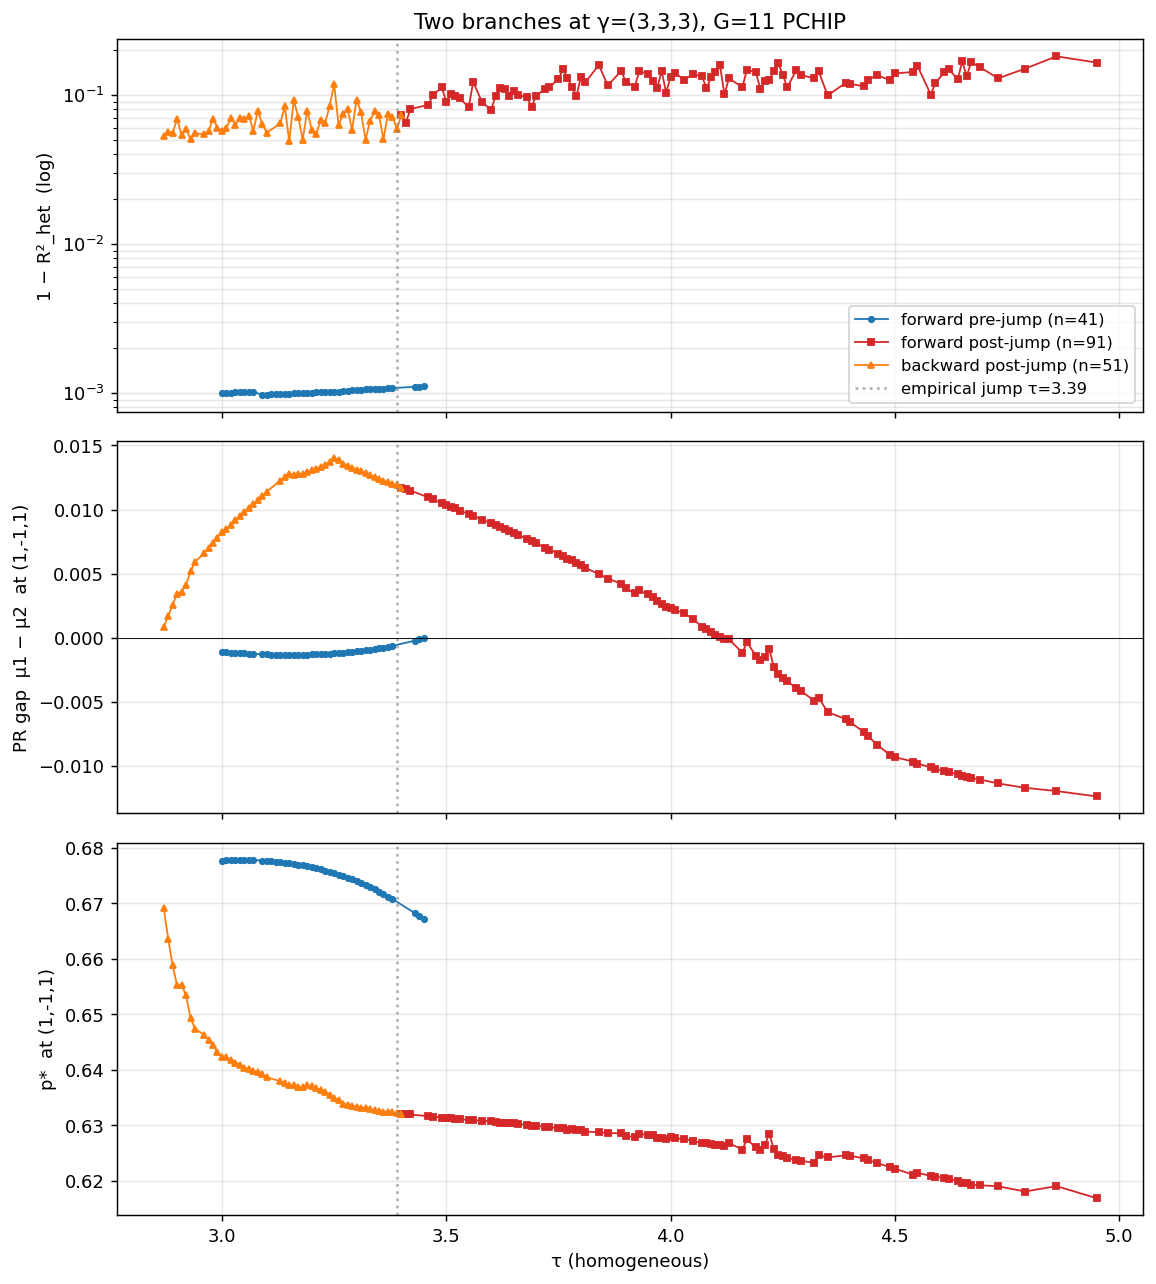

Write the Python code that produced this figure.
"""Plot both τ-sweep branches at γ=(3,3,3): pre-jump + post-jump.

Reads pchip_continuation_results.csv (forward sweep — contains both
branches, distinguishable by 1-R² magnitude) and
pchip_backward_results.csv (backward sweep along post-jump branch
starting from τ=3.39-ish and walking down).

Produces a figure with:
  A. 1-R² vs τ, both branches overlaid.
  B. PR gap (μ1 − μ2) vs τ, both branches.
  C. p* at the reference cell (1,-1,1) vs τ, both branches.
"""
import csv
import os

import matplotlib
matplotlib.use("Agg")
import matplotlib.pyplot as plt

FWD_CSV = "/home/user/REZN/python/pchip_continuation_results.csv"
BWD_CSV = "/home/user/REZN/python/pchip_backward_results.csv"
OUT_PNG = "/home/user/REZN/python/plot_branches.png"

JUMP_TAU    = 3.39       # empirical boundary where NK first lands on the other branch
JUMP_R2     = 5e-3       # 1-R² threshold: above this = post-jump, below = pre-jump


def load(csv_path):
    out = []
    if not os.path.exists(csv_path):
        return out
    with open(csv_path) as f:
        for r in csv.DictReader(f):
            try:
                if int(r["converged"]) != 1:
                    continue
                if not (abs(float(r["gamma_1"])-3.0)<1e-9
                        and abs(float(r["gamma_2"])-3.0)<1e-9
                        and abs(float(r["gamma_3"])-3.0)<1e-9):
                    continue
                tau = float(r["tau_1"])
                oneR2 = float(r["oneR2_het"])
                pr = float(r["pr_gap"])
                p = float(r["p_star"])
                out.append((tau, oneR2, pr, p))
            except Exception:
                continue
    return out


def split(rows):
    pre = [r for r in rows if r[1] < JUMP_R2]
    post = [r for r in rows if r[1] >= JUMP_R2]
    pre.sort(); post.sort()
    return pre, post


def main():
    fwd = load(FWD_CSV)
    bwd = load(BWD_CSV)
    print(f"Forward rows (γ=3, converged): {len(fwd)}")
    print(f"Backward rows (γ=3, converged): {len(bwd)}")

    fwd_pre, fwd_post = split(fwd)
    bwd_pre, bwd_post = split(bwd)

    print(f"  forward pre-jump: {len(fwd_pre)}  post-jump: {len(fwd_post)}")
    print(f"  backward pre-jump: {len(bwd_pre)}  post-jump: {len(bwd_post)}")

    fig, axs = plt.subplots(3, 1, figsize=(9, 10), sharex=True)

    def xy(rows, i):
        return [r[0] for r in rows], [r[i] for r in rows]

    # 1-R²
    ax = axs[0]
    if fwd_pre:
        x, y = xy(fwd_pre, 1)
        ax.semilogy(x, y, "o-", color="#1f77b4", ms=3, lw=1,
                    label=f"forward pre-jump (n={len(fwd_pre)})")
    if fwd_post:
        x, y = xy(fwd_post, 1)
        ax.semilogy(x, y, "s-", color="#d62728", ms=3, lw=1,
                    label=f"forward post-jump (n={len(fwd_post)})")
    if bwd_post:
        x, y = xy(bwd_post, 1)
        ax.semilogy(x, y, "^-", color="#ff7f0e", ms=3, lw=1,
                    label=f"backward post-jump (n={len(bwd_post)})")
    if bwd_pre:
        x, y = xy(bwd_pre, 1)
        ax.semilogy(x, y, "v-", color="#2ca02c", ms=3, lw=1,
                    label=f"backward onto pre-jump (n={len(bwd_pre)})")
    ax.axvline(JUMP_TAU, color="grey", ls=":", alpha=0.6,
               label=f"empirical jump τ={JUMP_TAU}")
    ax.set_ylabel("1 − R²_het  (log)")
    ax.grid(True, which="both", alpha=0.3)
    ax.legend(loc="best", fontsize=9)
    ax.set_title("Two branches at γ=(3,3,3), G=11 PCHIP")

    # PR gap
    ax = axs[1]
    if fwd_pre:
        x, y = xy(fwd_pre, 2);  ax.plot(x, y, "o-", color="#1f77b4", ms=3, lw=1)
    if fwd_post:
        x, y = xy(fwd_post, 2); ax.plot(x, y, "s-", color="#d62728", ms=3, lw=1)
    if bwd_post:
        x, y = xy(bwd_post, 2); ax.plot(x, y, "^-", color="#ff7f0e", ms=3, lw=1)
    if bwd_pre:
        x, y = xy(bwd_pre, 2);  ax.plot(x, y, "v-", color="#2ca02c", ms=3, lw=1)
    ax.axvline(JUMP_TAU, color="grey", ls=":", alpha=0.6)
    ax.axhline(0.0, color="k", lw=0.5)
    ax.set_ylabel("PR gap  μ1 − μ2  at (1,-1,1)")
    ax.grid(True, alpha=0.3)

    # p*
    ax = axs[2]
    if fwd_pre:
        x, y = xy(fwd_pre, 3);  ax.plot(x, y, "o-", color="#1f77b4", ms=3, lw=1)
    if fwd_post:
        x, y = xy(fwd_post, 3); ax.plot(x, y, "s-", color="#d62728", ms=3, lw=1)
    if bwd_post:
        x, y = xy(bwd_post, 3); ax.plot(x, y, "^-", color="#ff7f0e", ms=3, lw=1)
    if bwd_pre:
        x, y = xy(bwd_pre, 3);  ax.plot(x, y, "v-", color="#2ca02c", ms=3, lw=1)
    ax.axvline(JUMP_TAU, color="grey", ls=":", alpha=0.6)
    ax.set_ylabel("p*  at (1,-1,1)")
    ax.set_xlabel("τ (homogeneous)")
    ax.grid(True, alpha=0.3)

    fig.tight_layout()
    fig.savefig(OUT_PNG, dpi=130, bbox_inches="tight")
    plt.close(fig)
    print(f"wrote {OUT_PNG}")


if __name__ == "__main__":
    main()
